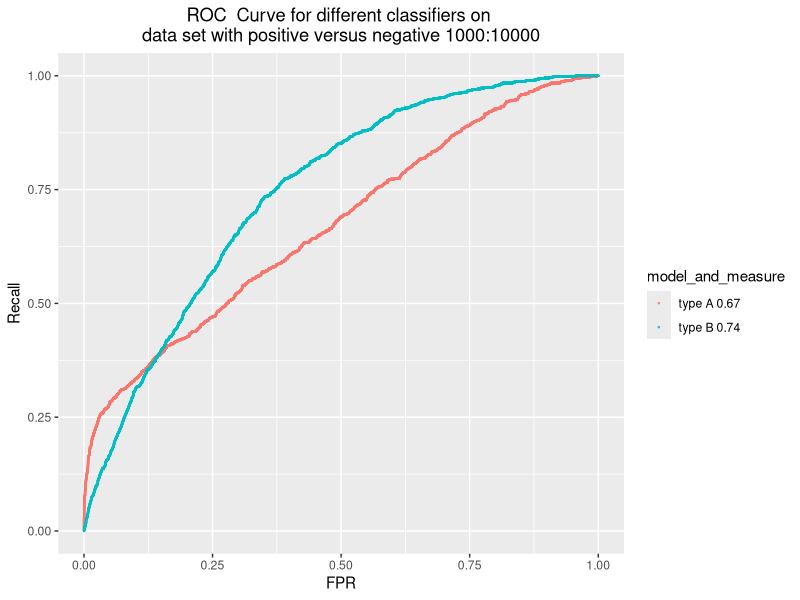
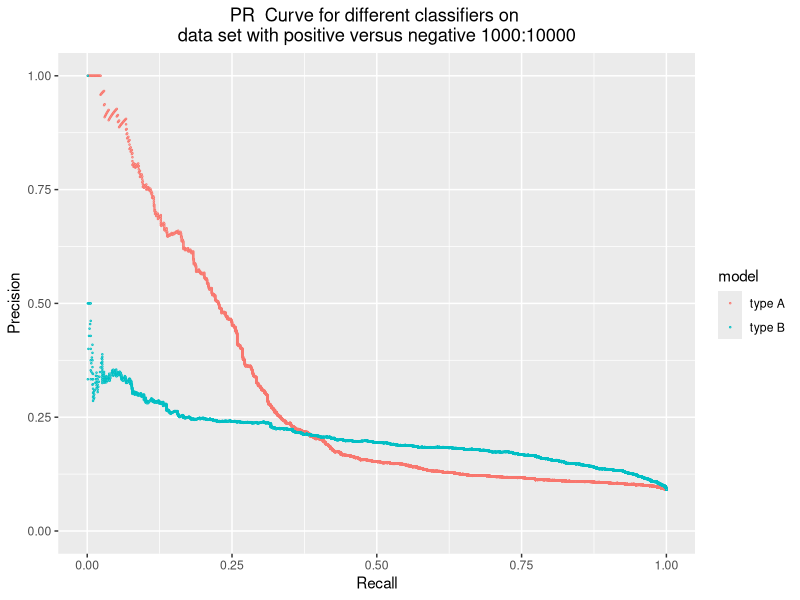
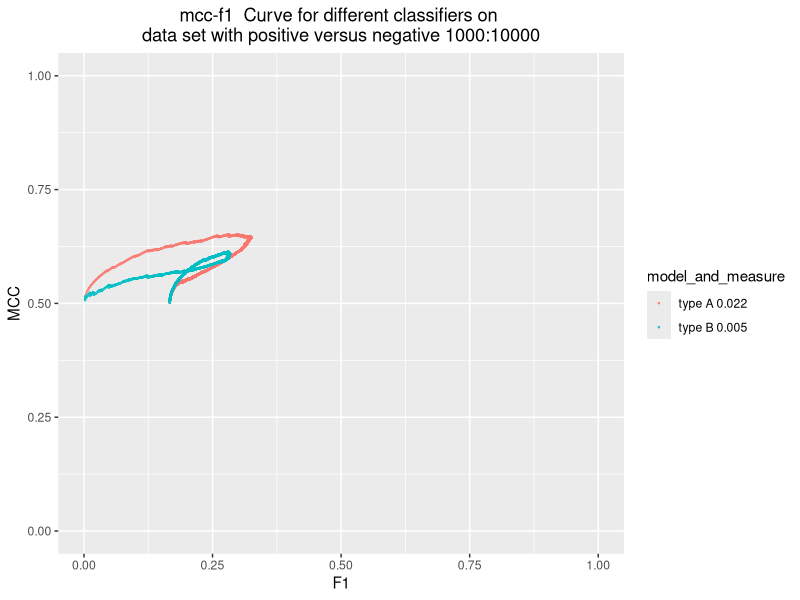
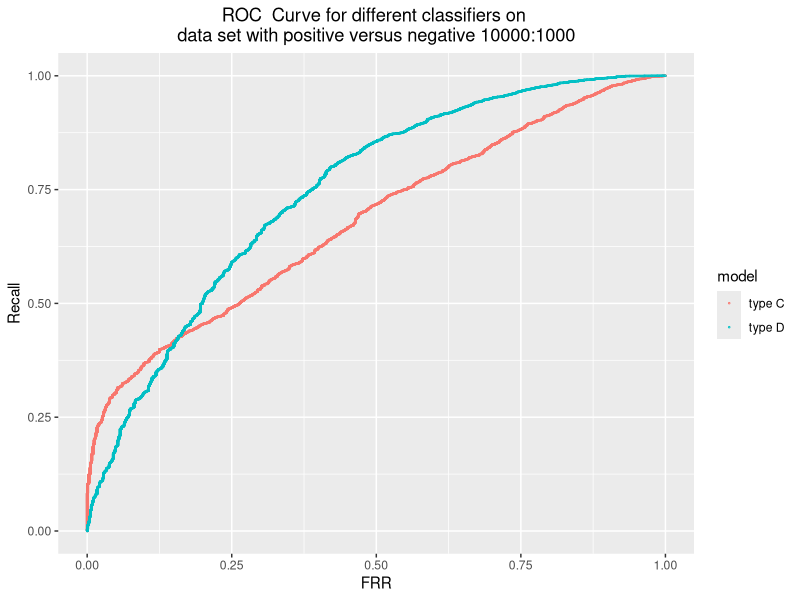
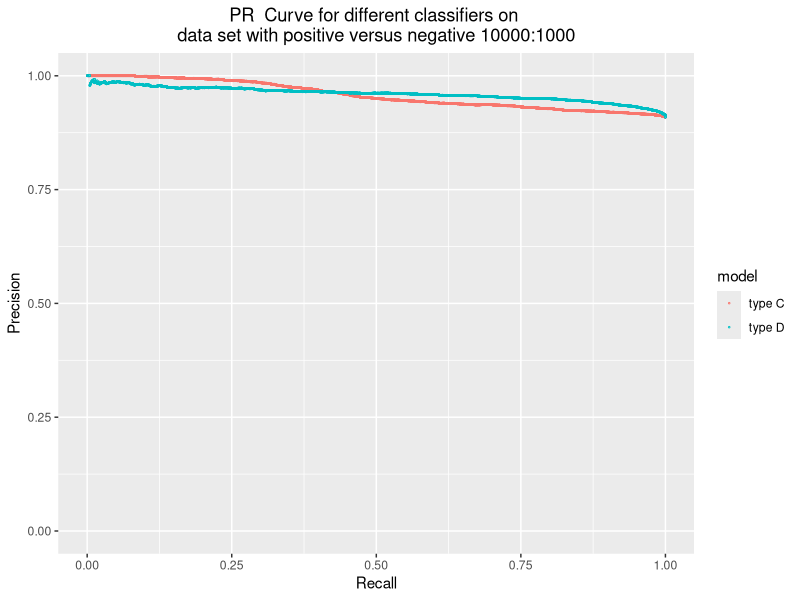
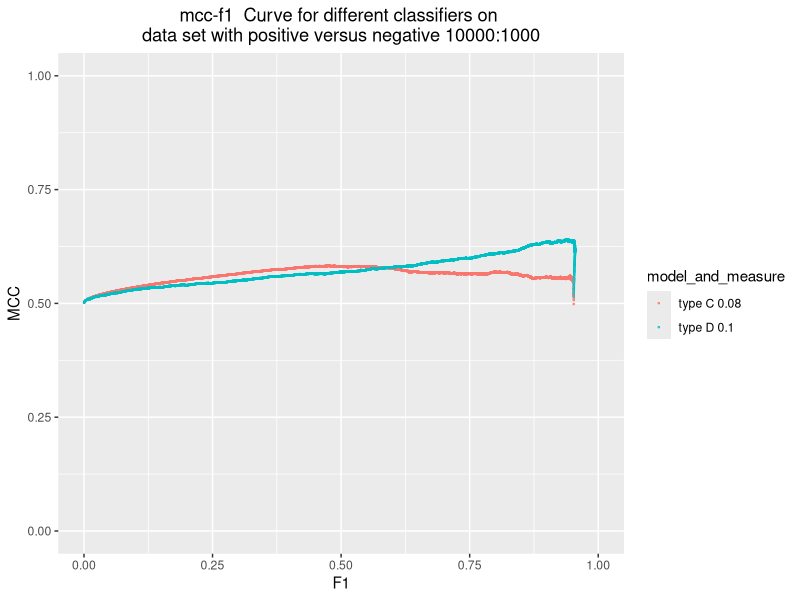
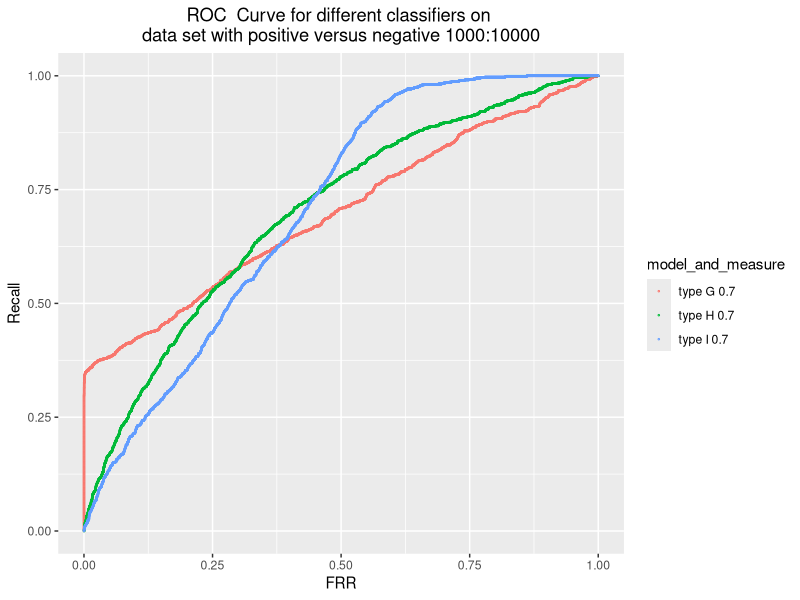
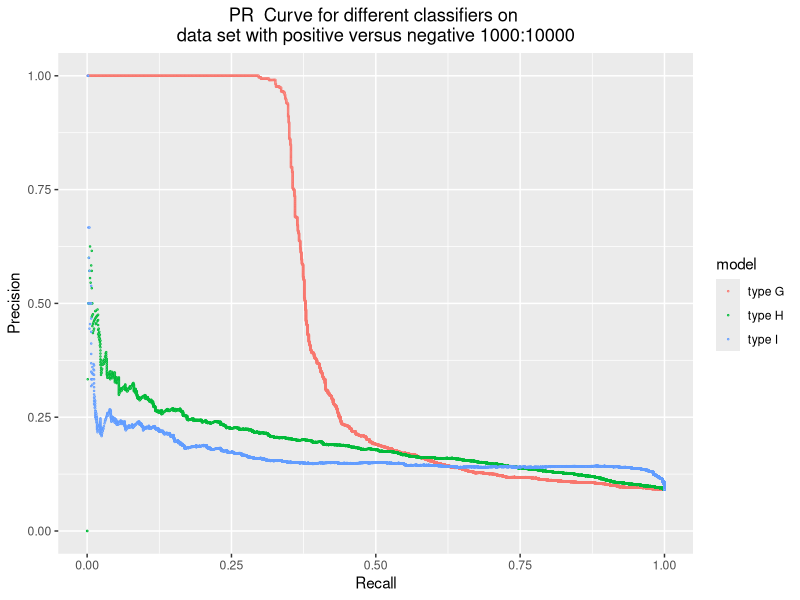

These figures' R source, in order:
## ---- chunk 1
# real binary outcomes
real_value = c(rep(1, 1000), rep(0, 10000))
real_value_reversed = c(rep(1, 10000), rep(0, 1000))
# A and B have different distributions for real positives
# classifier A: good early retrieval performance
predicted_value_A = c(rbeta(300, 12, 2), rbeta(700, 3, 4),rbeta(10000, 2, 3))
# classifier B:
predicted_value_B = c(rbeta(1000, 4, 3), rbeta(10000, 2, 3))
# classifier comparison:
predicted_value_comparison = c(rbeta(1000, 4, 3), rbeta(10000, 2, 4))
# perfect classifier
predicted_value_perfect = c(rep(1, 1000), rep(0, 10000))
# random classifier
predicted_value_random = c(runif(11000, 0, 1))
# C and D have different distribution for real negative case
predicted_value_a = c(rbeta(1000, 4, 3), rbeta(5000, 1, 7), rbeta(5000, 4, 4))
predicted_value_b = c(rbeta(1000, 4, 3), rbeta(5000, 3, 6), rbeta(5000, 3.5, 5))
predicted_value_C = c(rbeta(3000, 12, 2), rbeta(7000, 3, 4), rbeta(1000, 2, 3))
predicted_value_D = c(rbeta(10000, 4, 3), rbeta(1000, 2, 3))

df <- cbind.data.frame(real_value, predicted_value_A, predicted_value_B)
## ---- chunk 2
library(ROCR)
library(ggplot2)
# library(PRROC)

classification_result <- function (real, prediction){
  
pred <- prediction(prediction, real)
perf <- performance(pred, measure = "tpr", x.measure = "fpr")

# FPR
fpr <- attr(perf, "x.values")[[1]]
# threshold
threshold <- attr(perf, "alpha.values")[[1]]
# accumulated auc
# accumulated_auc <- c()
# loop_index = 1
# for (f in fpr){
#   accumulated_auc[loop_index] <- attr(performance(pred, measure = "auc", fpr.stop = f), "y.values")[[1]]
#   loop_index = loop_index + 1
# }

# PR curve
perf <- performance(pred, measure = "prec", x.measure = "rec")
# precision
precision <- attr(perf, "y.values")[[1]]
# recall
recall <- attr(perf, "x.values")[[1]]
# mcc-f1
perf <- performance(pred, measure = "mat", x.measure = "f")
# mcc
mcc <- attr(perf, "y.values")[[1]]
# normalised mcc: [-1, 1] to [0, 1]
mcc.nor <- (mcc + 1)/2
# f score
f <- attr(perf, "x.values")[[1]]   
# auc
auc <- attr(performance(pred, "auc"), "y.values")[[1]]
auc <- round(auc, 2)
# f_2 score, which emphasize on recall
f_2 <- (1+2^2)*precision*recall/((4*precision)+recall)
# f_0.5 score, which emphasize on precision
f_0.5 <- (1+0.5^2)*precision*recall/((0.25*precision)+recall)

# measure(metric) of mcc-f1: sqrt(2)*auc*(sqrt(2)-d)

# get rid of NaN values
mcc.nor_truncated <- mcc.nor[2: (length(mcc.nor)-1)]
f_truncated <- f[2: (length(mcc.nor)-1)]

# get the last f score as approximate for the cut off point
# f.cp = 2/(2+(length(real[real==0])/length(real[real==1])))
# f.cp <- max(f_truncated[f_truncated < f.cp], na.rm = T)
f.cp <- f_truncated[length(f_truncated)]
# get the largest f score
f.max = max(f_truncated, na.rm = T)
x_lower <- sort(f_truncated[c(1: (match(f.max, f_truncated)-1))], decreasing = F, na.last = F)

x_higher <- sort(f_truncated[c(2: match(f.max, f_truncated))], decreasing = F)

# find corresponding mcc.nor
y_higher.index <- match(x_higher, f_truncated)
y_higher <- mcc.nor_truncated[y_higher.index]
y_lower.index <- match(x_lower, f_truncated)
y_lower <- mcc.nor_truncated[y_lower.index]

# auc1
auc1 <- sum(0.5*(x_higher - x_lower) *(y_lower + y_higher), na.rm = T)

x1 <- sort(f_truncated[c(match(f.max, f_truncated):length(f_truncated))], decreasing = F)
x1_lower <- x1[c(1: length(x1)-1)]
x1_higher <- x1[c(2: length(x1))]
# y1_higher.index <- match(x1_higher, f_truncated[match(f.max, f_truncated):length(f_truncated)])
# x1_lower.index <- match(x1_lower, f_truncated[match(f.max, f_truncated):length(f_truncated)])
y1_higher.index <- match(f.max, f_truncated) -1 + match(x1_higher, f_truncated[c(match(f.max, f_truncated):length(f_truncated))])
y1_lower.index <- match(f.max, f_truncated) -1 + match(x1_lower, f_truncated[c(match(f.max, f_truncated):length(f_truncated))])

y1_higher <- mcc.nor_truncated[y1_higher.index]
y1_lower <- mcc.nor_truncated[y1_lower.index]
# auc2
auc2 <- sum(0.5*(x1_higher-x1_lower)*(y1_lower + y1_higher))

# auc of mcc-f1 
mcc_auc <- auc1 - f.cp*0.5 -auc2   # 0.5 is also an approximate
# smallest distance to (1, 1)
distance <- sqrt(((1-mcc.nor_truncated)^2+(1-f_truncated)^2))
min_distance <- min(distance, na.rm = T)
# mcc-f1 measure
mcc_measure <- sqrt(2)*mcc_auc*(sqrt(2)-min_distance)
# round the number to three decimal place
mcc_measure <- round(mcc_measure, 3)

# # get the last f score
# f.cp = 2/(2+(length(real[real==0])/length(real[real==1])))
# f.cp <- max(f[f < f.cp], na.rm = T)
# # get the largest f score
# f.max = max(f, na.rm = T)
# 
# x_lower <- sort(f[c(1: (match(f.max, f)-1))], decreasing = F, na.last = F)
# x_lower[1] <- 0
# x_higher <- sort(f[c(1: match(f.max, f))], decreasing = F)
# 
# # find corresponding mcc.nor
# y_higher.index <- match(x_higher, f)
# y_higher <- mcc.nor[y_higher.index]
# y_lower <- c(0.5,y_higher)
# y_lower <- y_lower[-length(y_lower)]
# 
# # auc1
# auc1 <- sum(0.5*(x_higher - x_lower) *(y_lower + y_higher), na.rm = T)
# 
# x1 <- sort(f[c(match(f.max, f):length(f))], decreasing = F)
# x1_lower <- x1[c(1: length(x1)-1)]
# x1_higher <- x1[c(2: length(x1))]
# y1_higher.index <- match(f.max, f) -1 + match(x1_higher, f[c(match(f.max, f):length(f))])
# 
# y1_higher <- mcc.nor[y1_higher.index]
# # auc2
# auc2 <- sum((x1_higher-x1_lower)*y1_higher)
# 
# # auc of mcc-f1
# mcc_auc <- auc1 - f.cp*0.5 -auc2
# # smallest distance to (1, 1)
# distance <- sqrt(((1-mcc.nor)^2+(1-f)^2))
# min_distance <- min(distance, na.rm = T)
# # mcc-f1 measure
# mcc_measure <- sqrt(2)*mcc_auc*(sqrt(2)-min_distance)
# # round the number to three decimal place
# mcc_measure <- round(mcc_measure, 3)

output <-cbind.data.frame(fpr, precision, recall, mcc.nor, f, auc, mcc_measure, f_2, f_0.5) # accumulated_auc)
  return(output)
}


fpr_index = 1
precision_index = 2
recall_index = 3
mcc.nor_index = 4
f_score_index = 5
auc_index = 6
mcc_measure_index = 7
f_2_index = 8
f_0.5_index = 9
# accumulated_auc_index = 10

## ---- chunk 3

# real is the real value(vector); 
# prediction is the predictions of classifiers(dataset with multiple columns and each column stands for the prediction under a classifier)
# metric_index is a two-element vector. the first element is the index of the metric that should be x axis, and the second element is the index of the metric that should be on y axis
# model_name is a vector of the name of of the models
# type_of_curve is a string. e.g "ROC"
# x_axis is a string that is the label for x axis
# y_axis is a string that is the label for y axis
# positive_vs_negative is the proportion of positive cases versus negative cases
classification_plot <- function(real, prediction, metric_index, model_name, type_of_curve, x_axis, y_axis, positive_vs_negative){
  num_of_classifiers = ncol(prediction)
  list_of_metrics = list()
  num = 1
  while (num <= num_of_classifiers){
    metrics <- classification_result(real, prediction[, num])
    list_of_metrics[[length(list_of_metrics) + 1]] <- metrics
    num = num + 1
  }
  
  
  
  # we don't have auc metric
  if (length(metric_index) == 2){
  x_value <- c()
  y_value <- c()
  length_of_metrics <- c()
  num = 1
  while (num <= num_of_classifiers){
    x_value <- c(x_value, list_of_metrics[[num]][, metric_index[1]])
    y_value <- c(y_value, list_of_metrics[[num]][, metric_index[2]])
    length_of_metrics <- c(length_of_metrics, length(list_of_metrics[[num]][, metric_index[1]]))
    num = num + 1

  }
  df <- data.frame(X = x_value, Y= y_value, model = rep(model_name, times = length_of_metrics))


  ggplot(df, aes(x=X, y=Y, group = model, color = model, ymin=0, ymax=1, xmin=0, xmax=1 )) + geom_point(size = 0.2, shape = 21, fill="white")+
  ggtitle(paste(type_of_curve, " Curve for different classifiers on \ndata set with positive versus negative" , positive_vs_negative)) +
  theme(plot.title=element_text(hjust=0.5))+ labs(x=x_axis, y=y_axis)
    

}


  # we have auc metric
 else if (length(metric_index) == 3){
  x_value <- c()
  y_value <- c()
  auc_metric <- c()
  length_of_metrics <- c()
  num = 1
  while (num <= num_of_classifiers){
    x_value <- c(x_value, list_of_metrics[[num]][, metric_index[1]])
    y_value <- c(y_value, list_of_metrics[[num]][, metric_index[2]])
    auc_metric <- c(auc_metric, list_of_metrics[[num]][,metric_index[3]])
    length_of_metrics <- c(length_of_metrics, length(list_of_metrics[[num]][, metric_index[1]]))
    num = num + 1

  }
  df <- data.frame(X = x_value, Y= y_value, measure = auc_metric, model = rep(model_name, times = length_of_metrics))
  df$model_and_measure <- paste(df$model, df$measure)

  

  ggplot(df, aes(x=X, y=Y, group = model_and_measure, color = model_and_measure,ymin=0, ymax=1, xmin=0, xmax=1 )) + geom_point(size = 0.2, shape = 21, fill="white")+
  ggtitle(paste(type_of_curve, " Curve for different classifiers on \ndata set with positive versus negative" , positive_vs_negative)) +
  theme(plot.title=element_text(hjust=0.5))+ labs(x=x_axis, y=y_axis)
    
  }
}




## ---- chunk 4
real = real_value

prediction = cbind(predicted_value_A, predicted_value_B)
model_name= c("type A", "type B")

# ROC 
classification_plot(real, prediction, c(fpr_index, recall_index, auc_index), model_name, "ROC", "FPR", "Recall","1000:10000")
# PR
classification_plot(real, prediction, c(recall_index, precision_index), model_name,  "PR", "Recall", "Precision","1000:10000")
# mcc-f1
classification_plot(real, prediction, c(f_score_index, mcc.nor_index, mcc_measure_index), model_name,  "mcc-f1", "F1", "MCC", "1000:10000")
# # mcc-precision
# classification_plot(real, prediction, c(precision_index, mcc.nor_index), model_name, "mcc-precision", "Precision", "MCC", "1000:10000")
# # mcc-recall
# classification_plot(real, prediction, c(recall_index, mcc.nor_index), model_name, "mcc-recall", "Recall", "MCC", "1000:10000")
# # accumulated auc-fpr
# classification_plot(real, prediction, c(fpr_index, accumulated_auc_index), model_name, "accumulated_auc-fpr", "FPR", "Accumulated AUC", "1000:10000")
# # f1-fpr
# classification_plot(real, prediction, c(fpr_index, f_score_index), model_name, "f1-fpr", "fpr", "f1", "1000:10000")
# # f2-fpr
# classification_plot(real, prediction, c(fpr_index, f_2_index), model_name, "f2-fpr", "fpr", "f2", "1000:10000")
# # f0.5-fpr
# classification_plot(real, prediction, c(fpr_index, f_0.5_index), model_name, "f0.5-fpr", "fpr", "f0.5", "1000:10000")
# # mcc-f_2
# classification_plot(real, prediction, c(f_2_index, mcc.nor_index), model_name, "mcc-f2", "F2", "MCC", "1000:10000")
# # mcc-f_0.5
# classification_plot(real, prediction, c(f_0.5_index, mcc.nor_index), model_name, "mcc-f0.5", "F0.5", "MCC", "1000:10000")
## ---- chunk 5
# real = real_value
# prediction = cbind(predicted_value_a, predicted_value_b, predicted_value_perfect, predicted_value_random)
# model_name= c("type a", "type b", "perfect", "random")
# 
# # ROC 
# classification_plot(real, prediction, c(fpr_index, recall_index, auc_index), model_name, "ROC", "FPR", "Recall","1000:10000")
# # PR
# classification_plot(real, prediction, c(recall_index, precision_index), model_name,  "PR", "Recall", "Precision","1000:10000")
# # mcc-f1
# classification_plot(real, prediction, c(f_score_index, mcc.nor_index, mcc_measure_index), model_name,  "mcc-f1", "F1", "MCC", "1000:10000")
# # # mcc-precision
# # classification_plot(real, prediction, c(precision_index, mcc.nor_index), model_name, "mcc-precision", "Precision", "MCC", "1000:10000")
# # # mcc-recall
# # classification_plot(real, prediction, c(recall_index, mcc.nor_index), model_name, "mcc-recall", "Recall", "MCC", "1000:10000")
## ---- chunk 6
real = real_value_reversed
prediction = cbind(predicted_value_C, predicted_value_D)
model_name= c("type C", "type D")

# ROC 
classification_plot(real, prediction, c(fpr_index, recall_index), model_name, "ROC", "FRR", "Recall", "10000:1000")
# PR
classification_plot(real, prediction, c(recall_index, precision_index), model_name, "PR", "Recall", "Precision", "10000:1000" )
# mcc-f1
classification_plot(real, prediction, c(f_score_index, mcc.nor_index, mcc_measure_index), model_name, "mcc-f1", "F1", "MCC",  "10000:1000")
# # mcc-precision
# classification_plot(real, prediction, c(precision_index, mcc.nor_index), model_name, "mcc-precision","Precision", "MCC", "10000:1000")
# # mcc-recall
# classification_plot(real, prediction, c(recall_index, mcc.nor_index), model_name, "mcc-recall", "Recall", "MCC", "10000:1000")
## ---- chunk 7
real = real_value
predicted_value_G = c(rbeta(350, 15, 0.5), rbeta(650, 2.25, 4), rbeta(10000, 2, 4))
predicted_value_H = c(rbeta(400, 3.3, 3), rbeta(600, 3, 4), rbeta(10000, 2, 4))
predicted_value_I = c(rbeta(400, 3.3, 3), rbeta(600, 3, 4), rbeta(4550, 1, 10), rbeta(5450, 4, 4.5))
prediction = cbind(predicted_value_G, predicted_value_H, predicted_value_I)
model_name= c("type G", "type H", "type I")

# ROC 
classification_plot(real, prediction, c(fpr_index, recall_index, auc_index), model_name, "ROC", "FRR", "Recall", "1000:10000")
# PR
classification_plot(real, prediction, c(recall_index, precision_index), model_name, "PR", "Recall", "Precision", "1000:10000")
# mcc-f1
classification_plot(real, prediction, c(f_score_index, mcc.nor_index, mcc_measure_index), model_name, "mcc-f1", "F1", "MCC",  "1000:10000")
